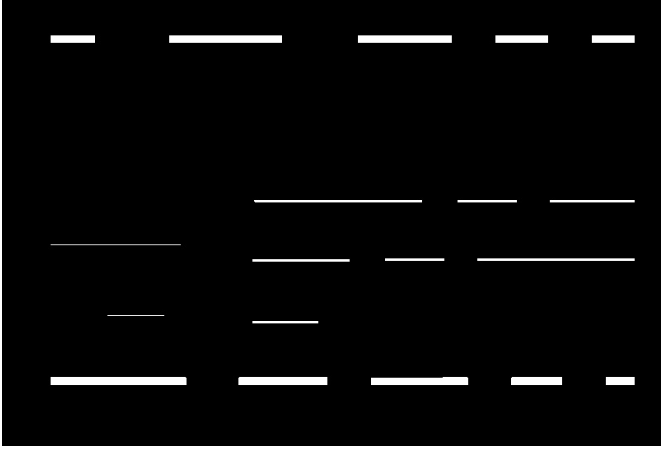
#> input picture C1.PNG, 664 x 449 px
$ python check.py
#> lines starting #> are read from the running program, lines starting #| are printed output that depends on the picture; after the words box and inside, x2 and y2 are one past the last pixel; in counts of white or black regions, pixels touching at a corner belong together
import cv2

# Load image, convert to grayscale, Otsu's threshold
image = cv2.imread('C1.PNG')
#> image is the input picture: shape (449, 664, 3); min 0, max 255, mean 10.2

gray = cv2.cvtColor(image,cv2.COLOR_BGR2GRAY)
thresh = cv2.threshold(gray, 0, 255, cv2.THRESH_BINARY + cv2.THRESH_OTSU)[1]
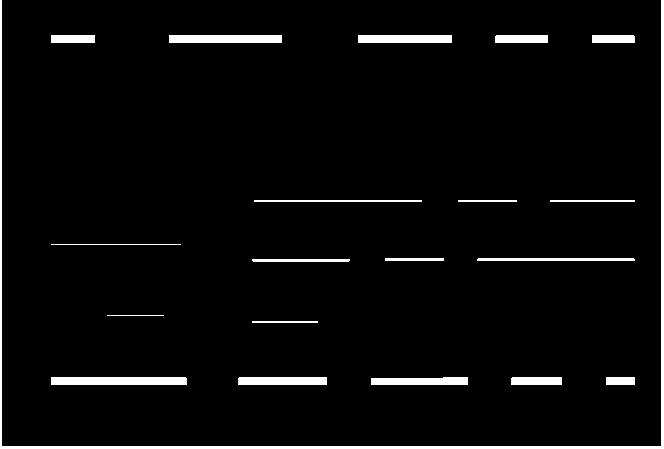
#> thresh: shape (449, 664); 4% white; 20 white regions

# Find contours, obtain bounding rect, and draw width
cnts = cv2.findContours(thresh, cv2.RETR_EXTERNAL, cv2.CHAIN_APPROX_SIMPLE)
#> cnts = 20 contours, 2 with area under 20; largest, box (x1, y1, x2, y2) and area: (0, 0, 664, 449) 2665, (51, 377, 187, 385) 944, (169, 35, 282, 43) 784, (358, 35, 452, 43) 651, (238, 377, 327, 385) 616
cnts = cnts[0] if len(cnts) == 2 else cnts[1]
for c in cnts:
    x,y,w,h = cv2.boundingRect(c)

    cv2.rectangle(image, (x, y), (x + w, y + h), (36,255,12), 23)
#> this loop made 20 passes
#> (c, x, y, w, h) on passes 1, 6, 7, 10, 11, 12, 13, 14, 17, 18: ([[606, 377], [606, 384], [634, 384], [634, 377]], 606, 377, 29, 8), ([[252, 321], [252, 322], [317, 322], [317, 321]], 252, 321, 66, 2), ([[107, 315], [163, 315]], 107, 315, 57, 1), ([[385, 258], [385, 260], [443, 260], [443, 258]], 385, 258, 59, 3), ([[51, 244], [180, 244]], 51, 244, 130, 1), ([[550, 200], [550, 201], [634, 201], [634, 200]], 550, 200, 85, 2), ([[458, 200], [458, 201], [516, 201], [516, 200]], 458, 200, 59, 2), ([[254, 200], [254, 201], [421, 201], [421, 200]], 254, 200, 168, 2), ([[358, 35], [358, 42], [451, 42], [451, 35]], 358, 35, 94, 8), ([[169, 35], [169, 42], [281, 42], [281, 35]], 169, 35, 113, 8)
#> (x, y, w, h) on passes 2, 3, 4, 5, 8, 9: (511, 377, 51, 8), (371, 377, 97, 8), (238, 377, 89, 8), (51, 377, 136, 8), (252, 259, 98, 3), (477, 258, 158, 3)
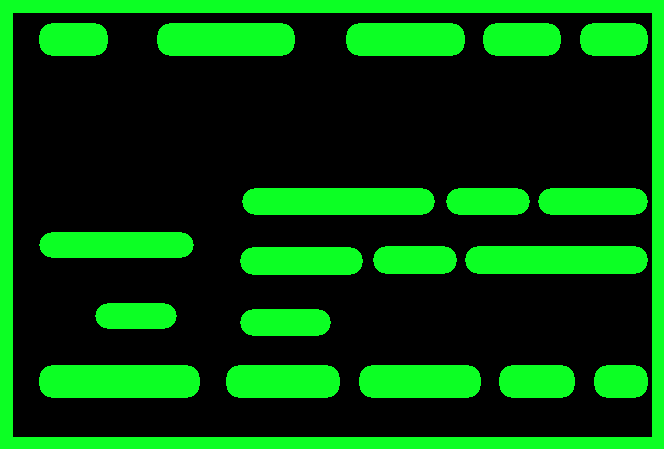
#> image: shape (449, 664, 3); mean B, G, R 10.5, 74.1, 3.5

cv2.imshow('image', image)
cv2.waitKey()
